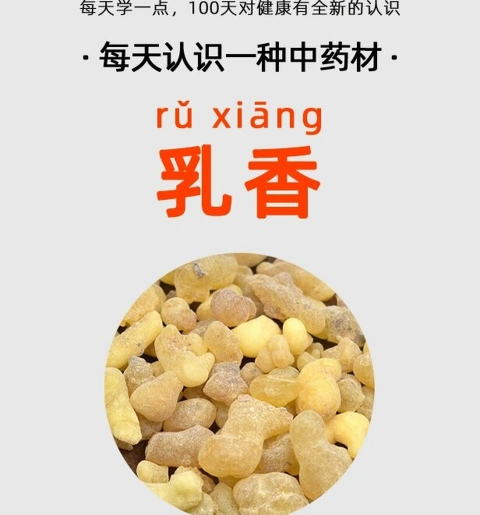
#> input picture review/hd/乳香_c10.jpg, 960 x 1029 px (shown at 1/2 size); its folder holds only this picture in this run
$ python qc.py '../../review/hd/乳香_c10.jpg'
#> lines starting #> are read from the running program, lines starting #| are printed output that depends on the picture
# -*- coding: utf-8 -*-
"""候选图自动质检：判断图上有没有文字（广告语/水印/价签/字幕条）。

原理（不依赖任何 OCR，纯像素统计）：
  文字行的特征是「同一行里出现大量中等强度的横向明暗跳变」。
  把灰度图按行统计 |g[x+1]-g[x]| > 40 的像素占比，占比高的行就是文字行；
  文字行占比越高，越可能是一张带字图（广告、价签、说明图、短视频字幕）。

在实测样本上调过阈值：
  · 干净的药材实拍图      文字行占比 ≈ 0.00 ~ 0.06
  · 带角标/水印的图       ≈ 0.06 ~ 0.18
  · 带说明文字/字幕/价签   ≈ 0.18 ~ 0.60
  · 纯文字长图/海报        > 0.60

用法:
  python tools/images/qc.py                 # 扫描 review/hd，输出 review/hd/qc.json + 报告
  python tools/images/qc.py 图1 图2 ...      # 只看指定图片
"""
import io
import json
import os
import sys

import numpy as np
from PIL import Image

ROOT = os.path.dirname(os.path.dirname(os.path.dirname(os.path.abspath(__file__))))
HD = os.path.join(ROOT, "review", "hd")
OUT = os.path.join(HD, "qc.json")

SUSPECT = 0.22      # 文字行占比超过这个值 → 疑似带字，不推荐
BAD = 0.45          # 超过这个值 → 基本肯定是广告/海报/长图


def text_score(path):
    """返回 (文字行占比, 疑似广告版面标志)"""
#> called with path = '../../review/hd/乳香_c10.jpg'
    im = Image.open(path)
#> im is the input picture: PIL image 960x1029 RGB; mean R, G, B 223, 209.7, 192.7
    if im.mode != "RGB":
        im = im.convert("RGB")
    im.thumbnail((520, 520))
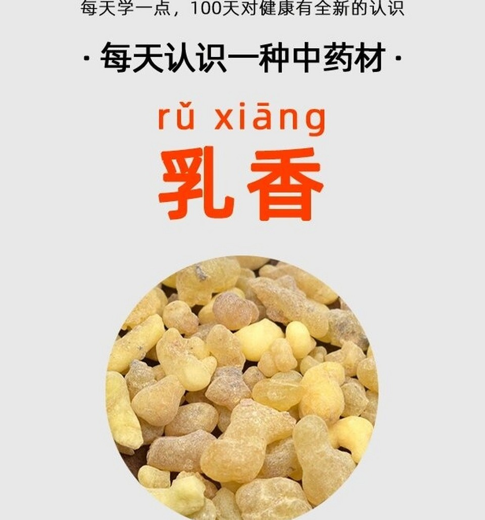
#> im: PIL image 485x520 RGB; mean R, G, B 223, 209.7, 192.7
    g = np.asarray(im.convert("L"), dtype=np.int16)
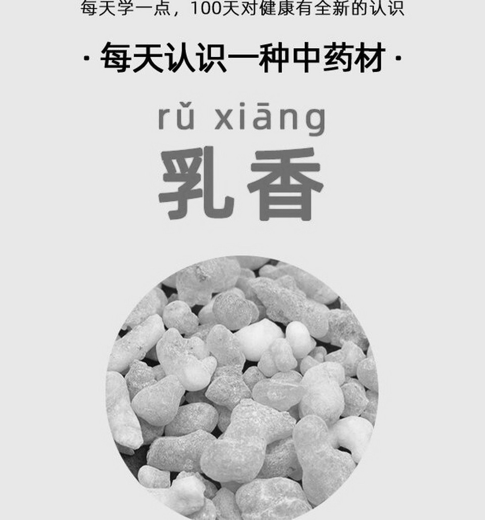
#> g: shape (520, 485) int16; min 0, max 255, mean 211.8
    dx = np.abs(np.diff(g, axis=1))
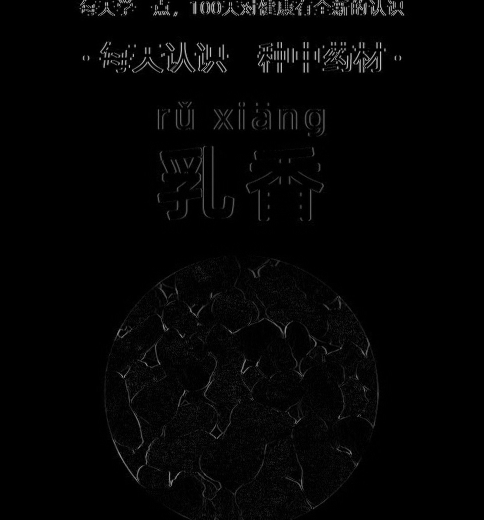
#> dx: shape (520, 484) int16; min 0, max 209, mean 4.4
    rows = (dx > 40).mean(axis=1)            # 每行的跳变密度
#> rows = 520 values, max 0.289 at index 11, min 0 at index 17, mean 0.026
    text_rows = float((rows > 0.055).mean())  # 文字行占比
#> text_rows = 0.117

    # 大片纯白/纯色底（价签、商品图、说明页常见）
    flat = float(((g > 242) | (g < 12)).mean())
#> flat = 0.00877
    # 颜色饱和度极低（黑白说明图/表格）
    arr = np.asarray(im, dtype=np.int16)
    sat = float((arr.max(axis=2) - arr.min(axis=2)).mean())
#> sat = 30.53
    return text_rows, flat, sat


def verdict(text_rows, flat, sat):
    if text_rows >= BAD:
        return "bad"
    if text_rows >= SUSPECT:
        return "suspect"
    return "ok"


def main():
    args = [a for a in sys.argv[1:]]
    if args:
        for p in args:
            t, f, s = text_score(p)
#> t = 0.117; f = 0.00877; s = 30.53
            print("%-46s 文字行=%.3f 纯色=%.3f 饱和=%.1f  %s" %
                  (os.path.basename(p), t, f, s, verdict(t, f, s)))
#| 乳香_c10.jpg                                     文字行=0.117 纯色=0.009 饱和=30.5  ok
        return 0

    files = sorted(f for f in os.listdir(HD) if f.endswith(".jpg"))
    res, counts = {}, {"ok": 0, "suspect": 0, "bad": 0}
    for i, fn in enumerate(files):
        try:
            t, f, s = text_score(os.path.join(HD, fn))
        except Exception:
            continue
        v = verdict(t, f, s)
        counts[v] += 1
        res[fn] = {"text": round(t, 4), "flat": round(f, 4), "sat": round(s, 1), "v": v}
        if (i + 1) % 200 == 0:
            print("  已扫描 %d/%d" % (i + 1, len(files)), flush=True)
    with io.open(OUT, "w", encoding="utf-8") as fh:
        json.dump(res, fh, ensure_ascii=False, indent=0)
    print("扫描 %d 张：干净 %d / 疑似带字 %d / 广告海报 %d" %
          (len(res), counts["ok"], counts["suspect"], counts["bad"]))
    print("明细 -> %s" % OUT)
    return 0


if __name__ == "__main__":
    sys.exit(main())
#> (the program exits here)
